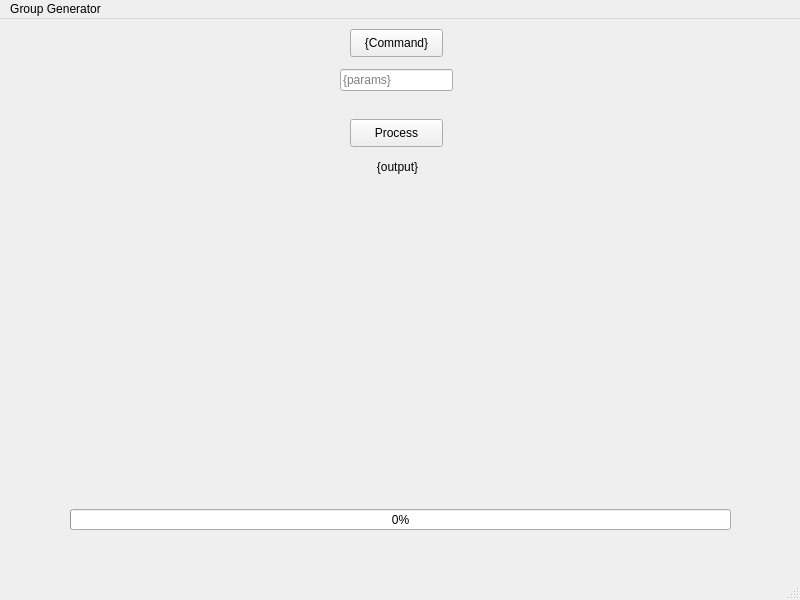
<?xml version="1.0" encoding="UTF-8"?>
<ui version="4.0">
 <class>MainWindow</class>
 <widget class="QMainWindow" name="MainWindow">
  <property name="enabled">
   <bool>true</bool>
  </property>
  <property name="geometry">
   <rect>
    <x>0</x>
    <y>0</y>
    <width>800</width>
    <height>600</height>
   </rect>
  </property>
  <property name="windowTitle">
   <string>MainWindow</string>
  </property>
  <widget class="QWidget" name="centralwidget">
   <widget class="QPushButton" name="pushButton">
    <property name="geometry">
     <rect>
      <x>350</x>
      <y>10</y>
      <width>93</width>
      <height>28</height>
     </rect>
    </property>
    <property name="text">
     <string>{Command}</string>
    </property>
   </widget>
   <widget class="QLabel" name="label">
    <property name="geometry">
     <rect>
      <x>370</x>
      <y>140</y>
      <width>55</width>
      <height>16</height>
     </rect>
    </property>
    <property name="text">
     <string>{output}</string>
    </property>
    <property name="alignment">
     <set>Qt::AlignCenter</set>
    </property>
   </widget>
   <widget class="QLineEdit" name="lineEdit">
    <property name="geometry">
     <rect>
      <x>340</x>
      <y>50</y>
      <width>113</width>
      <height>22</height>
     </rect>
    </property>
    <property name="placeholderText">
     <string>{params}</string>
    </property>
   </widget>
   <widget class="QPushButton" name="pushButton_2">
    <property name="geometry">
     <rect>
      <x>350</x>
      <y>100</y>
      <width>93</width>
      <height>28</height>
     </rect>
    </property>
    <property name="text">
     <string>Process</string>
    </property>
   </widget>
   <widget class="QProgressBar" name="progressBar">
    <property name="enabled">
     <bool>true</bool>
    </property>
    <property name="geometry">
     <rect>
      <x>70</x>
      <y>490</y>
      <width>661</width>
      <height>21</height>
     </rect>
    </property>
    <property name="value">
     <number>0</number>
    </property>
    <property name="alignment">
     <set>Qt::AlignCenter</set>
    </property>
    <property name="textVisible">
     <bool>true</bool>
    </property>
    <property name="orientation">
     <enum>Qt::Horizontal</enum>
    </property>
   </widget>
  </widget>
  <widget class="QMenuBar" name="menubar">
   <property name="geometry">
    <rect>
     <x>0</x>
     <y>0</y>
     <width>800</width>
     <height>26</height>
    </rect>
   </property>
   <widget class="QMenu" name="menuGroup_Generator">
    <property name="title">
     <string>Group Generator</string>
    </property>
   </widget>
   <addaction name="menuGroup_Generator"/>
  </widget>
  <widget class="QStatusBar" name="statusbar"/>
  <action name="actionLoad_File">
   <property name="text">
    <string>Load File</string>
   </property>
  </action>
 </widget>
 <resources/>
 <connections/>
</ui>
